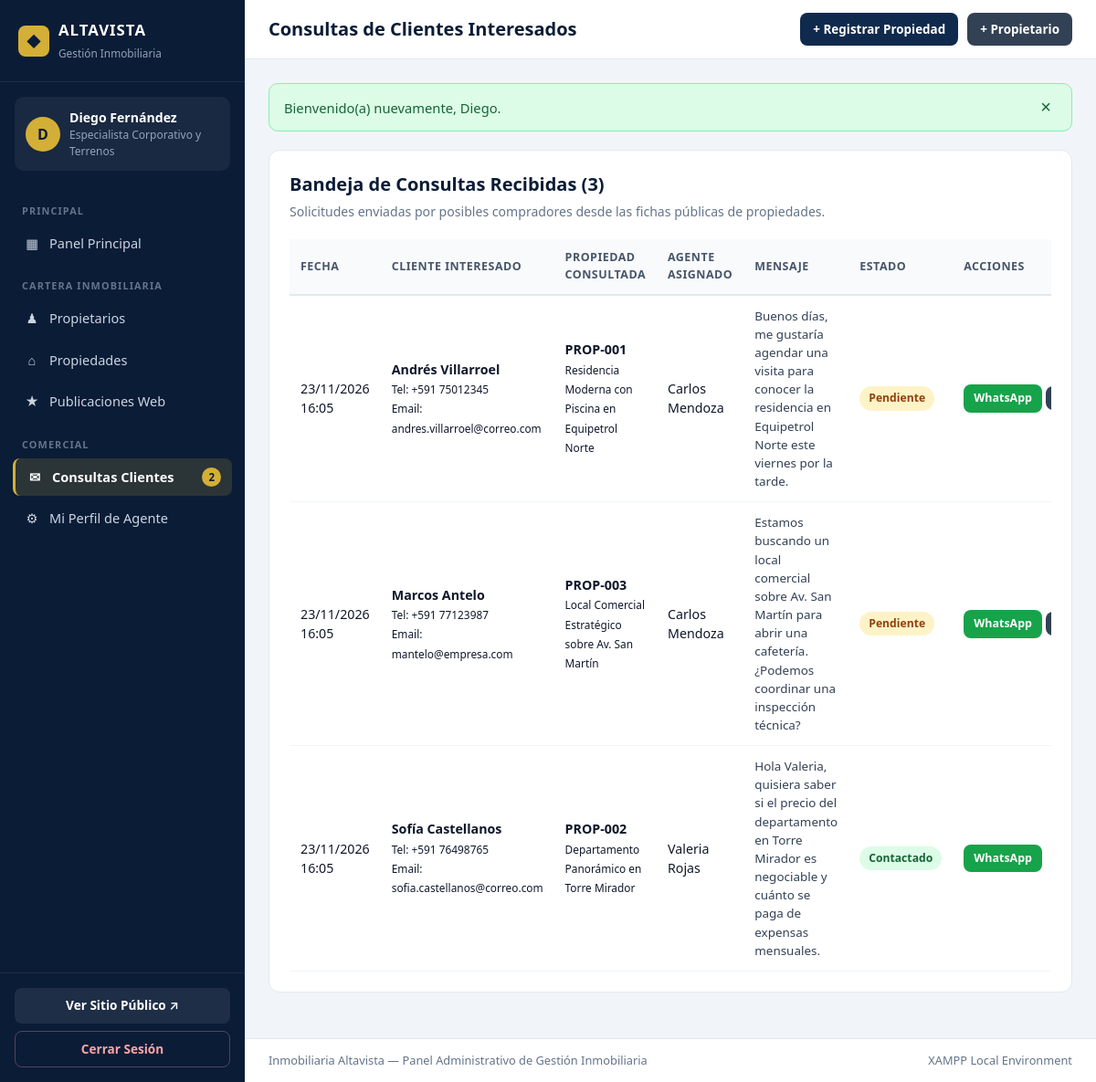
Page /admin/consultas.php (signed in) on the committed database.
### tables this page shows
CREATE TABLE `consultas_clientes` (
  `id_consulta` INT NOT NULL AUTO_INCREMENT,
  `id_propiedad` INT NOT NULL,
  `id_agente` INT NOT NULL,
  `nombre_cliente` VARCHAR(120) NOT NULL,
  `email_cliente` VARCHAR(150) NOT NULL,
  `telefono_cliente` VARCHAR(30) NOT NULL,
  `mensaje` TEXT NOT NULL,
  `estado` ENUM('Pendiente', 'Contactado') NOT NULL DEFAULT 'Pendiente',
  `fecha_consulta` TIMESTAMP NOT NULL DEFAULT CURRENT_TIMESTAMP,
  PRIMARY KEY (`id_consulta`),
  KEY `idx_consultas_propiedad` (`id_propiedad`),
  KEY `idx_consultas_agente` (`id_agente`),
  CONSTRAINT `fk_consultas_propiedad`
    FOREIGN KEY (`id_propiedad`) REFERENCES `propiedades` (`id_propiedad`)
    ON DELETE CASCADE ON UPDATE CASCADE,
  CONSTRAINT `fk_consultas_agente`
    FOREIGN KEY (`id_agente`) REFERENCES `agentes` (`id_agente`)
    ON DELETE CASCADE ON UPDATE CASCADE
);

CREATE TABLE `propiedades` (
  `id_propiedad` INT NOT NULL AUTO_INCREMENT,
  `codigo_referencia` VARCHAR(20) NOT NULL,
  `titulo` VARCHAR(180) NOT NULL,
  `tipo_inmueble` ENUM('Casa', 'Departamento', 'Terreno', 'Local Comercial', 'Oficina', 'Quinta') NOT NULL,
  `tipo_operacion` ENUM('Venta', 'Alquiler', 'Anticrético') NOT NULL DEFAULT 'Venta',
  `direccion` VARCHAR(255) NOT NULL,
  `zona_ciudad` VARCHAR(120) NOT NULL,
  `descripcion` TEXT NOT NULL,
  `precio` DECIMAL(12,2) NOT NULL,
  `moneda` ENUM('USD', 'BOB') NOT NULL DEFAULT 'USD',
  `habitaciones` INT NOT NULL DEFAULT 0,
  `banos` INT NOT NULL DEFAULT 0,
  `superficie_m2` DECIMAL(10,2) NOT NULL,
  `estacionamientos` INT NOT NULL DEFAULT 0,
  `imagen_principal` VARCHAR(255) NOT NULL DEFAULT 'no-image.jpg',
  `estado_registro` ENUM('Registrada', 'Publicada', 'No Publicada') NOT NULL DEFAULT 'Registrada',
  `id_propietario` INT NOT NULL,
  `id_agente` INT NOT NULL,
  `fecha_registro` TIMESTAMP NOT NULL DEFAULT CURRENT_TIMESTAMP,
  `fecha_actualizacion` TIMESTAMP NOT NULL DEFAULT CURRENT_TIMESTAMP ON UPDATE CURRENT_TIMESTAMP,
  PRIMARY KEY (`id_propiedad`),
  UNIQUE KEY `uk_propiedades_codigo` (`codigo_referencia`),
  KEY `idx_propiedades_propietario` (`id_propietario`),
  KEY `idx_propiedades_agente` (`id_agente`),
  KEY `idx_propiedades_estado` (`estado_registro`),
  CONSTRAINT `fk_propiedades_propietario`
    FOREIGN KEY (`id_propietario`) REFERENCES `propietarios` (`id_propietario`)
    ON DELETE RESTRICT ON UPDATE CASCADE,
  CONSTRAINT `fk_propiedades_agente`
    FOREIGN KEY (`id_agente`) REFERENCES `agentes` (`id_agente`)
    ON DELETE RESTRICT ON UPDATE CASCADE
);

CREATE TABLE `agentes` (
  `id_agente` INT NOT NULL AUTO_INCREMENT,
  `nombre` VARCHAR(100) NOT NULL,
  `apellido` VARCHAR(100) NOT NULL,
  `email` VARCHAR(150) NOT NULL,
  `telefono` VARCHAR(30) NOT NULL,
  `whatsapp` VARCHAR(30) DEFAULT NULL,
  `cargo` VARCHAR(80) NOT NULL DEFAULT 'Asesor Inmobiliario',
  `password_hash` VARCHAR(255) NOT NULL,
  `activo` TINYINT(1) NOT NULL DEFAULT 1,
  `fecha_registro` TIMESTAMP NOT NULL DEFAULT CURRENT_TIMESTAMP,
  PRIMARY KEY (`id_agente`),
  UNIQUE KEY `uk_agentes_email` (`email`)
);

### admin/consultas.php (the view, shortened to what this page needs)
<?php
require_once __DIR__ . '/../config/app.php';
$pdo = getDBConnection();
require_once __DIR__ . '/../includes/header_admin.php';
$consultas = $pdo->query("
    SELECT c.*,
           p.codigo_referencia, p.titulo AS prop_titulo,
           a.nombre AS ag_nombre, a.apellido AS ag_apellido
    FROM consultas_clientes c
    INNER JOIN propiedades p ON p.id_propiedad = c.id_propiedad
    INNER JOIN agentes a ON a.id_agente = c.id_agente
    ORDER BY FIELD(c.estado, 'Pendiente', 'Contactado'), c.fecha_consulta DESC
")->fetchAll();
?>
<div class="admin-card">
    <div class="card-header">
        <div>
            <h2>Bandeja de Consultas Recibidas (<?= count($consultas) ?>)</h2>
            <p class="card-subtitle">Solicitudes enviadas por posibles compradores desde las fichas públicas de propiedades.</p>
        </div>
    </div>
    <div class="table-responsive">
        <table class="data-table">
            <thead>
                <tr>
                    <th>Fecha</th>
                    <th>Cliente Interesado</th>
                    <th>Propiedad Consultada</th>
                    <th>Agente Asignado</th>
                    <th>Mensaje</th>
                    <th>Estado</th>
                    <th>Acciones</th>
                </tr>
            </thead>
            <tbody>
                <?php if (empty($consultas)): ?>
                    <tr><td colspan="7" class="text-center">No hay consultas registradas aún.</td></tr>
                <?php else: ?>
                    <?php foreach ($consultas as $c): ?>
                        <?php
                        $replyWa = whatsapp_url($c['telefono_cliente'], $c['telefono_cliente'], "Hola {$c['nombre_cliente']}, te saluda {$c['ag_nombre']} {$c['ag_apellido']} de " . APP_NAME . " respecto a tu consulta sobre {$c['codigo_referencia']}.");
                        ?>
                        <tr>
                            <td><?= date('d/m/Y H:i', strtotime($c['fecha_consulta'])) ?></td>
                            <td>
                                <strong><?= e($c['nombre_cliente']) ?></strong><br>
                                <small>Tel: <?= e($c['telefono_cliente']) ?></small><br>
                                <small>Email: <?= e($c['email_cliente']) ?></small>
                            </td>
                            <td>
                                <strong><?= e($c['codigo_referencia']) ?></strong><br>
                                <small><?= e($c['prop_titulo']) ?></small>
                            </td>
                            <td><?= e($c['ag_nombre'] . ' ' . $c['ag_apellido']) ?></td>
                            <td class="msg-cell"><?= e($c['mensaje']) ?></td>
                            <td>
                                <span class="status-badge <?= $c['estado'] === 'Pendiente' ? 'status-unpublished' : 'status-published' ?>">
                                    <?= e($c['estado']) ?>
                                </span>
                            </td>
                            <td class="actions-cell">
                                <a href="<?= e($replyWa) ?>" target="_blank" rel="noopener noreferrer" class="btn btn-success btn-xs">WhatsApp</a>
                                <?php if ($c['estado'] === 'Pendiente'): ?>
                                    <form action="<?= url('admin/consultas.php') ?>" method="POST" class="inline-form">
                                        <button type="submit" name="marcar_contactado" value="1" class="btn btn-secondary btn-xs">Marcar Contactado</button>
                                    </form>
                                <?php endif; ?>
                            </td>
                        </tr>
                    <?php endforeach; ?>
                <?php endif; ?>
            </tbody>
        </table>
    </div>
</div>
<?php require_once __DIR__ . '/../includes/footer_admin.php'; ?>

### assets/css/admin.css (style rules this page uses)
:root { --navy-950: #0b1c36; --navy-900: #102a4e; --navy-800: #1b3f73; --gold-500: #d4af37; --gold-600: #b8921f; --slate-900: #0f172a; --slate-700: #334155; --slate-600: #475569; --slate-500: #64748b; --slate-200: #e2e8f0; --slate-100: #f1f5f9; --slate-50: #f8fafc; --white: #ffffff; --green-600: #16a34a; --green-100: #dcfce7; --amber-600: #d97706; --amber-100: #fef3c7; --blue-600: #2563eb; --blue-100: #dbeafe; --red-600: #dc2626; --red-100: #fee2e2; }
*, *::before, *::after { box-sizing: border-box; }
body { margin: 0; font-family: 'Segoe UI', system-ui, -apple-system, Roboto, sans-serif; color: var(--slate-900); background: var(--slate-100); line-height: 1.5; }
a { color: inherit; text-decoration: none; }
.admin-body { display: flex; min-height: 100vh; }
.admin-card { background: var(--white); border: 1px solid var(--slate-200); border-radius: 12px; padding: 22px; margin-bottom: 24px; }
.card-header { display: flex; align-items: flex-start; justify-content: space-between; gap: 16px; margin-bottom: 20px; }
.card-header h2 { margin: 0; font-size: 1.25rem; color: var(--navy-950); }
.card-subtitle { margin: 4px 0 0; font-size: 0.88rem; color: var(--slate-500); }
.table-responsive { overflow-x: auto; }
.data-table { width: 100%; border-collapse: collapse; font-size: 0.89rem; }
.data-table th { text-align: left; padding: 11px 12px; background: var(--slate-50); color: var(--slate-600); font-size: 0.78rem; text-transform: uppercase; letter-spacing: 0.5px; border-bottom: 2px solid var(--slate-200); }
.data-table td { padding: 12px; border-bottom: 1px solid var(--slate-100); vertical-align: middle; }
.msg-cell { max-width: 280px; font-size: 0.84rem; color: var(--slate-700); }
.actions-cell { white-space: nowrap; }
.inline-form { display: inline-block; }
.status-badge { display: inline-block; padding: 4px 10px; border-radius: 999px; font-size: 0.76rem; font-weight: 700; }
.status-published { background: var(--green-100); color: #166534; }
.status-unpublished { background: var(--amber-100); color: #92400e; }
.btn { display: inline-flex; align-items: center; justify-content: center; gap: 6px; padding: 10px 18px; border-radius: 8px; font-size: 0.9rem; font-weight: 600; border: 1px solid transparent; cursor: pointer; transition: all 0.18s ease; }
.btn-xs { padding: 5px 10px; font-size: 0.78rem; }
.btn-secondary { background: var(--slate-700); color: var(--white); }
.btn-success { background: var(--green-600); color: var(--white); }

### rows in the picture
consultas_clientes: fecha_consulta "23/11/2026 16:05", nombre_cliente "Andrés Villarroel", telefono_cliente "+591 75012345", email_cliente "andres.villarroel@correo.com", id_propiedad.codigo_referencia "PROP-001", id_propiedad.titulo "Residencia Moderna con Piscina en Equipetrol Norte", id_agente.apellido "Carlos Mendoza", mensaje "Buenos días, me gustaría agendar una visita para conocer la residencia en Equipetrol Norte este viernes por la tarde.", estado "Pendiente"
consultas_clientes: fecha_consulta "23/11/2026 16:05", nombre_cliente "Marcos Antelo", telefono_cliente "+591 77123987", email_cliente "mantelo@empresa.com", id_propiedad.codigo_referencia "PROP-003", id_propiedad.titulo "Local Comercial Estratégico sobre Av. San Martín", id_agente.apellido "Carlos Mendoza", mensaje "Estamos buscando un local comercial sobre Av. San Martín para abrir una cafetería. ¿Podemos coordinar una inspección técnica?", estado "Pendiente"
consultas_clientes: fecha_consulta "23/11/2026 16:05", nombre_cliente "Sofía Castellanos", telefono_cliente "+591 76498765", email_cliente "sofia.castellanos@correo.com", id_propiedad.codigo_referencia "PROP-002", id_propiedad.titulo "Departamento Panorámico en Torre Mirador", id_agente.apellido "Valeria Rojas", mensaje "Hola Valeria, quisiera saber si el precio del departamento en Torre Mirador es negociable y cuánto se paga de expensas mensuales.", estado "Contactado"

### other values in the picture
mb_strtoupper(mb_substr($_SESSION['agente_nombre'] ?? 'A', 0, 1)) "D"
$_SESSION['agente_cargo'] "Especialista Corporativo y Terrenos"
$pendientesCount "2"
$pageTitle "Consultas de Clientes Interesados"
$msg "Bienvenido(a) nuevamente, Diego."
count($consultas) "3"
APP_NAME "Inmobiliaria Altavista"
